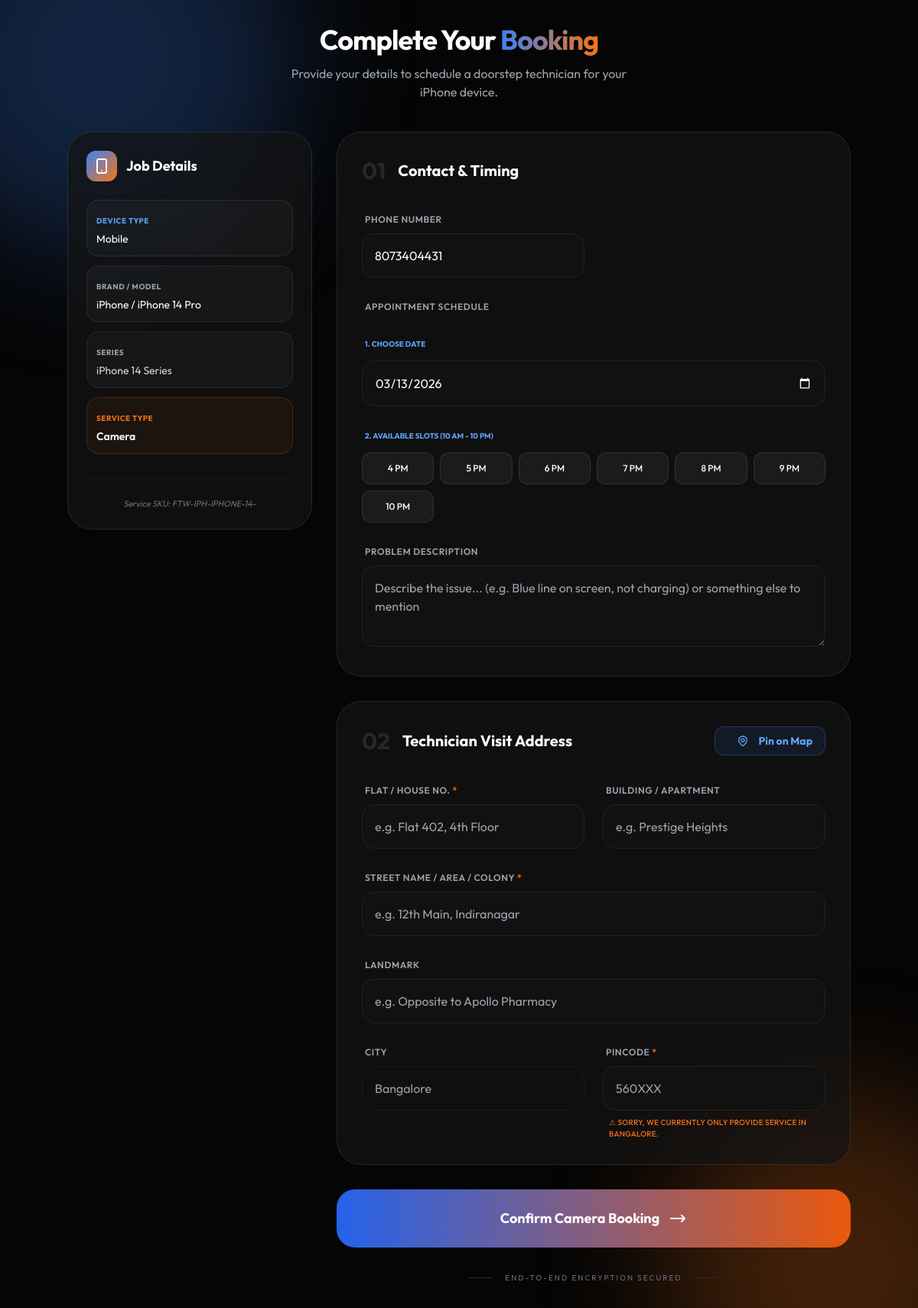
Page /bookings/booking/menu/FTW-IPH-IPHONE-14-/camera/ (signed in) on the committed database.
### Admin/models.py (models this page shows, shortened)
class Product(models.Model):
    category = models.ForeignKey(
        Category,
        on_delete=models.CASCADE,
        related_name='products'
    )
    brand = models.CharField(max_length=100)
    model_name = models.CharField(max_length=100)
    variant = models.CharField(max_length=50, blank=True, null=True)
    image = models.ImageField(upload_to='products/', blank=True, null=True)
    description = models.TextField(blank=True, null=True)
    price = models.DecimalField(max_digits=10, decimal_places=2)
    stock = models.PositiveIntegerField(default=0)
    sku = models.CharField(max_length=100, unique=True, editable=False)
    is_active = models.BooleanField(default=True)
    created_at = models.DateTimeField(auto_now_add=True)
    updated_at = models.DateTimeField(auto_now=True)
    display_order = models.PositiveIntegerField(default=0)
    class Meta:
        ordering = ['display_order']

class Category(models.Model):
    name = models.CharField(max_length=100)
    parent = models.ForeignKey(
        'self',
        on_delete=models.CASCADE,
        null=True,
        blank=True,
        related_name='children'
    )
    image = models.ImageField(upload_to='categories/', blank=True, null=True)
    description = models.TextField(blank=True, null=True)
    slug = models.SlugField(max_length=150, unique=True, blank=True)
    is_active = models.BooleanField(default=True)
    display_order = models.PositiveIntegerField(default=0)
    created_at = models.DateTimeField(auto_now_add=True)
    updated_at = models.DateTimeField(auto_now=True)
    class Meta:
        verbose_name_plural = "Categories"
        unique_together = ('parent', 'name')
        ordering = ['display_order', 'name']
    def get_path_list(self):
        path = [self]
        curr = self
        while curr.parent:
            path.append(curr.parent)
            curr = curr.parent
        return path[::-1] # Reverse to get [Root, Brand, Series, Sub-Series]

### Accounts/models.py (models this page shows, shortened)
class MyUser(AbstractUser):
    phone = models.CharField(max_length=15, unique=True)
    name = models.CharField(max_length=100)
    is_admin = models.BooleanField(default=False)
    email = models.EmailField(null=True, blank=True)
    first_name = None
    last_name = None
    server_id = models.CharField(
        max_length=20,
        null=True,
        blank=True,
        unique=True
    )
    doj = models.DateField(default=date.today)
    profile = models.ImageField(upload_to="profile/", null=True, blank=True)
    USERNAME_FIELD = "username"
    REQUIRED_FIELDS = ["phone", "name"]

### Bookings/views.py (the view, shortened to what this page needs)
# urls.py: path("booking/menu/<product>/<service>/", booking_menu, name="booking_menu"),
@login_required
def booking_menu(request, product, service):
    product_obj = get_object_or_404(
        Product.objects.select_related('category__parent__parent'),
        sku=product
    )
    category_path = product_obj.category.get_path_list()
    context = {
        'sku_str': product,
        'service': service,
        'product': product_obj,
        'category_path': category_path
    }
    return render(request, 'Bookings/bookings.html', context)

### templates/Bookings/bookings.html (shortened to what this page needs)
<!DOCTYPE html>
<html lang="en">
<head>
    <script src="https://cdn.tailwindcss.com"></script>
</head>
<body class="py-8 px-4">
    <div class="blob blob-1"></div>
    <div class="blob blob-2"></div>
    <div class="max-w-5xl mx-auto">
        <div class="mb-10 text-center">
            <h1 class="text-4xl font-bold mb-3 tracking-tight">Complete Your <span class="brand-gradient">Booking</span></h1>
            <p class="text-gray-400 max-w-md mx-auto">Provide your details to schedule a doorstep technician for your {{ product.brand }} device.</p>
        </div>
        <form method="post" class="grid grid-cols-1 lg:grid-cols-12 gap-8">
            <div class="lg:col-span-4 space-y-6">
                <div class="glass-card p-6 rounded-[2rem] sticky top-8">
                    <div class="flex items-center space-x-3 mb-6">
                        <div class="w-10 h-10 rounded-xl bg-gradient-to-br from-blue-500 to-orange-500 flex items-center justify-center">
                            <svg class="w-6 h-6 text-white" fill="none" stroke="currentColor" viewBox="0 0 24 24"><path stroke-linecap="round" stroke-linejoin="round" stroke-width="2" d="M12 18h.01M8 21h8a2 2 0 002-2V5a2 2 0 00-2-2H8a2 2 0 00-2 2v14a2 2 0 002 2z"></path></svg>
                        </div>
                        <h3 class="font-bold text-lg">Job Details</h3>
                    </div>
                    <div class="space-y-3">
                        <div class="spec-badge">
                            <span class="text-[10px] text-blue-400 font-bold uppercase tracking-wider">Device Type</span>
                            <p class="text-sm mt-1">{{ category_path.0.name }}</p>
                        </div>
                        <div class="spec-badge">
                            <span class="text-[10px] text-gray-400 font-bold uppercase tracking-wider">Brand / Model</span>
                            <p class="text-sm mt-1">{{ product.brand }} / {{ product.model_name }}</p>
                        </div>
                        {% if category_path|length > 2 %}
                        <div class="spec-badge">
                            <span class="text-[10px] text-gray-400 font-bold uppercase tracking-wider">Series</span>
                            <p class="text-sm mt-1 text-gray-300">
                                {% for cat in category_path %}{% if forloop.counter0 > 1 %}{{ cat.name }}{% if not forloop.last %} • {% endif %}{% endif %}{% endfor %}
                            </p>
                        </div>
                        {% endif %}
                        <div class="spec-badge bg-orange-500/5 border-orange-500/20">
                            <span class="text-[10px] text-orange-500 font-bold uppercase tracking-wider">Service Type</span>
                            <p class="text-sm mt-1 font-semibold">{{ service|title }}</p>
                        </div>
                    </div>
                    <div class="mt-8 pt-6 border-t border-white/5">
                        <p class="text-[11px] text-gray-500 text-center italic">Service SKU: {{ product.sku }}</p>
                    </div>
                </div>
            </div>
            <div class="lg:col-span-8 space-y-8">
                <div class="glass-card p-8 rounded-[2rem]">
                    <div class="flex items-center mb-8">
                        <span class="text-3xl font-bold text-white/10 mr-4">01</span>
                        <h3 class="text-xl font-bold">Contact & Timing</h3>
                    </div>
                    <div class="grid grid-cols-1 md:grid-cols-2 gap-6">
                        <div class="space-y-2">
                            <label class="text-xs font-semibold text-gray-400 uppercase tracking-wider ml-1">Phone Number</label>
                            <input type="tel" name="phone" value="{{ user.phone|default:'' }}" required
                                   class="input-field w-full rounded-2xl p-4 text-white focus:ring-2 focus:ring-blue-500/20" placeholder="e.g. 9876543210">
                        </div>
                        <div class="md:col-span-2 space-y-6">
                            <label class="text-xs font-semibold text-gray-400 uppercase tracking-wider ml-1">Appointment Schedule</label>
                            <div class="grid grid-cols-1 gap-6">
                                <div class="space-y-3">
                                    <span class="text-[10px] text-blue-400 font-bold uppercase ml-1">1. Choose Date</span>
                                    <input type="date" id="booking_date" name="booking_date" required
                                           class="input-field w-full rounded-2xl p-4 text-white appearance-none cursor-pointer"
                                           style="color-scheme: dark;">
                                </div>
                                <div class="space-y-3">
                                    <span class="text-[10px] text-blue-400 font-bold uppercase ml-1">2. Available Slots (10 AM - 10 PM)</span>
                                    <div id="time-slots-container" class="grid grid-cols-3 sm:grid-cols-4 md:grid-cols-6 gap-2"></div>
                                </div>
                            </div>
                        </div>
                        <div class="md:col-span-2 space-y-2">
                            <label class="text-xs font-semibold text-gray-400 uppercase tracking-wider ml-1">Problem Description</label>
                            <textarea name="description" rows="3"
                                      class="input-field w-full rounded-2xl p-4 text-white"
                                      placeholder="Describe the issue... (e.g. Blue line on screen, not charging) or something else to mention" ></textarea>
                        </div>
                    </div>
                </div>
                <div class="glass-card p-8 rounded-[2rem]">
                    <div class="flex items-center justify-between mb-8">
                        <div class="flex items-center">
                            <span class="text-3xl font-bold text-white/10 mr-4">02</span>
                            <h3 class="text-xl font-bold">Technician Visit Address</h3>
                        </div>
                        <button type="button" id="locate-btn" onclick="openMapPicker()"
                                class="group relative flex items-center space-x-3 py-2 px-4 rounded-xl bg-blue-500/10 border border-blue-500/30 text-blue-400 font-bold hover:bg-blue-500/20 transition-all duration-300 overflow-hidden text-sm">
                            <span>Pin on Map</span>
                        </button>
                    </div>
                    <div class="grid grid-cols-1 md:grid-cols-2 gap-6">
                        <div class="md:col-span-1 space-y-2">
                            <label class="text-xs font-semibold text-gray-400 uppercase tracking-wider ml-1">Flat / House No. <span class="text-orange-500">*</span></label>
                            <input type="text" name="house_no" required
                                   class="input-field w-full rounded-2xl p-4" placeholder="e.g. Flat 402, 4th Floor">
                        </div>
                        <div class="md:col-span-1 space-y-2">
                            <label class="text-xs font-semibold text-gray-400 uppercase tracking-wider ml-1">Building / Apartment</label>
                            <input type="text" name="building_name"
                                   class="input-field w-full rounded-2xl p-4" placeholder="e.g. Prestige Heights">
                        </div>
                        <div class="md:col-span-2 space-y-2">
                            <label class="text-xs font-semibold text-gray-400 uppercase tracking-wider ml-1">Street Name / Area / Colony <span class="text-orange-500">*</span></label>
                            <input type="text" name="street" required
                                   class="input-field w-full rounded-2xl p-4" placeholder="e.g. 12th Main, Indiranagar">
                        </div>
                        <div class="md:col-span-2 space-y-2">
                            <label class="text-xs font-semibold text-gray-400 uppercase tracking-wider ml-1">Landmark</label>
                            <input type="text" name="landmark"
                                   class="input-field w-full rounded-2xl p-4" placeholder="e.g. Opposite to Apollo Pharmacy">
                        </div>
                        <div class="space-y-2">
                            <label class="text-xs font-semibold text-gray-400 uppercase tracking-wider ml-1">City</label>
                            <input type="text" name="city" value="Bangalore" readonly
                                   class="input-field w-full rounded-2xl p-4 opacity-60 pointer-events-none">
                        </div>
                        <div class="space-y-2 group">
                            <label class="text-xs font-semibold text-gray-400 uppercase tracking-wider ml-1">
                                Pincode <span class="text-orange-500">*</span>
                            </label>
                            <input type="text" id="pincode" name="pincode" pattern="^(5600[0-9]{2}|562[0-9]{3})$" maxlength="6" required
                                   class="input-field w-full rounded-2xl p-4 peer" placeholder="560XXX">
                            <p class="mt-2 hidden peer-invalid:block text-[10px] text-orange-500 font-medium ml-2 uppercase tracking-wide">
                                ⚠ Sorry, we currently only provide service in Bangalore.
                            </p>
                        </div>
                    </div>
                </div>
                <button type="submit" class="group relative w-full overflow-hidden rounded-[1.5rem] p-6 font-bold transition-all hover:scale-[1.01] active:scale-[0.98]">
                    <div class="absolute inset-0 bg-gradient-to-r from-blue-600 to-orange-600 transition-all"></div>
                    <span class="relative flex items-center justify-center text-lg text-white">
                        Confirm {{ service|title }} Booking
                        <svg class="w-6 h-6 ml-3 group-hover:translate-x-1 transition-transform" fill="none" stroke="currentColor" viewBox="0 0 24 24"><path stroke-linecap="round" stroke-linejoin="round" stroke-width="2" d="M17 8l4 4m0 0l-4 4m4-4H3"></path></svg>
                    </span>
                </button>
                <div class="flex items-center justify-center space-x-4 text-gray-500">
                    <div class="h-px w-8 bg-gray-800"></div>
                    <p class="text-[10px] uppercase tracking-[0.2em]">End-to-End Encryption Secured</p>
                    <div class="h-px w-8 bg-gray-800"></div>
                </div>
            </div>
        </form>
    </div>
</body>
</html>

### templates/Bookings/bookings.html (style rules this page uses)
:root { --bg-dark: #050505; --blue-glow: #3b82f6; --orange-glow: #f97316; --input-bg: #111111; }
body { background-color: var(--bg-dark); color: white; font-family: 'Outfit', sans-serif; }
.blob { position: fixed; filter: blur(90px); opacity: 0.25; border-radius: 50%; z-index: -1; }
.blob-1 { top: -10%; left: -10%; width: 500px; height: 500px; background: var(--blue-glow); }
.blob-2 { bottom: -10%; right: -10%; width: 450px; height: 450px; background: var(--orange-glow); }
.glass-card { background: rgba(20, 20, 20, 0.7); backdrop-filter: blur(12px); border: 1px solid rgba(255, 255, 255, 0.1); }
.spec-badge { background: rgba(255, 255, 255, 0.03); border: 1px solid rgba(255, 255, 255, 0.08); padding: 0.75rem; border-radius: 16px; }
.input-field { background: var(--input-bg); border: 1px solid #222; transition: all 0.3s ease; }
.brand-gradient { background: linear-gradient(to right, #3b82f6, #f97316); -webkit-background-clip: text; -webkit-text-fill-color: transparent; }

### rows in the picture
Product: brand "iPhone", model_name "iPhone 14 Pro", sku "FTW-IPH-IPHONE-14-"
Category: name "Mobile"
Category: name "iPhone 14 Series"
MyUser: phone "8073404431"

### other values in the picture
{{ service|title }} "Camera"
